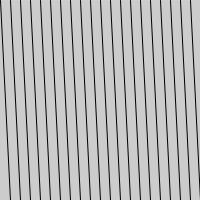
Frame 1 (no input)
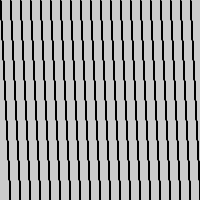
Frame 60 (the mouse pressed at the canvas centre just before this capture)
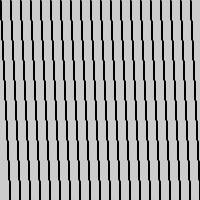
Frame 120 (the mouse held since frame 60 and released just before this capture)

The Processing sketch that drew these frames (run headless with seeded random() and noise(); from frame 60 on, the mouse is pressed at the canvas centre):

// Processing sketch: sketch_150321b
// ── sketch_150321b.pde
void setup(){
  size(200, 200);
  frameRate(25);
}

void draw(){
  int x = 0;
  int i = 0;
  
  for(i = 0; i<20; i = i+1){
    line(x, 0, x+10, 200);
    x = x + 10;
  }
    
  println(i);
}
